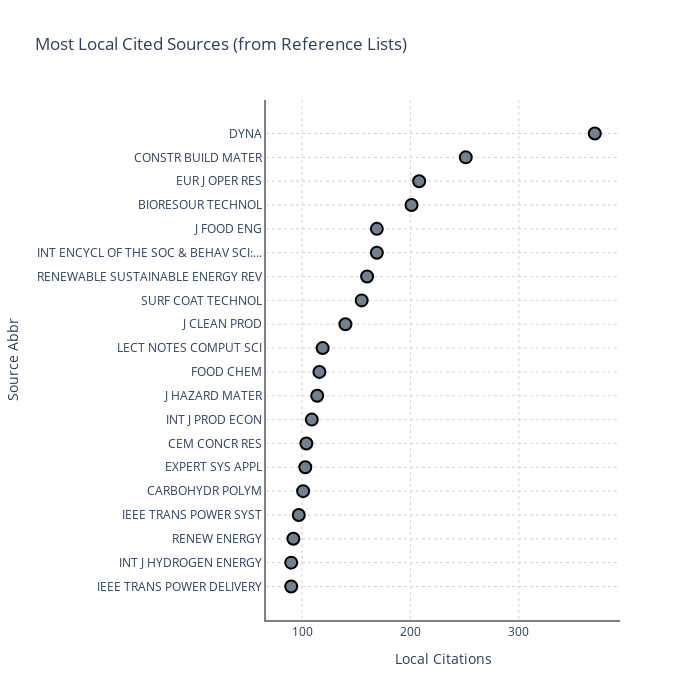

Notebook code cell kept with this figure:
### Markdown cell above
Revistas más citadas localmente 
---

### Code cell
from techminer2 import bibliometrix

bibliometrix.sources.most_local_cited_sources(
    directory="../../data/",
    topics_length=20,
    plot="cleveland",
    database="references",
).update_layout(
    width=700,
    height=700,
)

### Figure 1 — Plotly figure (JSON) as saved in the notebook; plotly's stock layout.template omitted (floating-point values rounded to 4 significant figures)
{"data": [{"customdata": [[523, 3266, 6, 0], [260, 35043, 134, 0], [232, 87200, 375, 0], [246, 81275, 330, 0], [251, 31561, 125, 0], [1, 13, 13, 169], [166, 56498, 340, 0], [275, 20442, 74, 0], [152, 24702, 162, 0], [164, 26524, 161, 0], [122, 17388, 142, 0], [133, 31161, 234, 0], [123, 20813, 169, 0], [165, 42104, 255, 0], [100, 14058, 140, 1], [113, 23026, 203, 0], [155, 38163, 246, 0], [107, 12843, 120, 0], [135, 20527, 152, 0], [101, 13883, 137, 0]], "hovertemplate": "Local Citations=%{marker.size}<br>Source Abbr=%{y}<br>OCC=%{customdata[0]}<br>Global Citations=%{customdata[1]}<br>Global Citations Per Document=%{customdata[2]}<br>Local Citations Per Document=%{customdata[3]}<extra></extra>", "legendgroup": "", "marker": {"color": "slategray", "line": {"color": "black", "width": 2}, "size": 12, "sizemode": "area", "sizeref": 0.925, "symbol": "circle"}, "mode": "markers", "name": "", "orientation": "h", "showlegend": false, "type": "scatter", "x": [370, 251, 208, 201, 169, 169, 160, 155, 140, 119, 116, 114, 109, 104, 103, 101, 97, 92, 90, 90], "xaxis": "x", "y": ["DYNA", "CONSTR BUILD MATER", "EUR J OPER RES", "BIORESOUR TECHNOL", "J FOOD ENG", "INT ENCYCL OF THE SOC & BEHAV SCI:...", "RENEWABLE SUSTAINABLE ENERGY REV", "SURF COAT TECHNOL", "J CLEAN PROD", "LECT NOTES COMPUT SCI", "FOOD CHEM", "J HAZARD MATER", "INT J PROD ECON", "CEM CONCR RES", "EXPERT SYS APPL", "CARBOHYDR POLYM", "IEEE TRANS POWER SYST", "RENEW ENERGY", "INT J HYDROGEN ENERGY", "IEEE TRANS POWER DELIVERY"], "yaxis": "y"}], "layout": {"height": 700, "legend": {"itemsizing": "constant", "tracegroupgap": 0}, "paper_bgcolor": "white", "plot_bgcolor": "white", "title": {"text": "Most Local Cited Sources (from Reference Lists)"}, "width": 700, "xaxis": {"anchor": "y", "autorange": true, "domain": [0, 1], "gridcolor": "lightgray", "griddash": "dot", "linecolor": "gray", "linewidth": 2, "range": [66.01, 394.0], "title": {"text": "Local Citations"}, "type": "linear"}, "yaxis": {"anchor": "x", "autorange": true, "domain": [0, 1], "gridcolor": "lightgray", "griddash": "dot", "linecolor": "gray", "linewidth": 2, "range": [20.41, -1.405], "title": {"text": "Source Abbr"}, "type": "category"}}}
